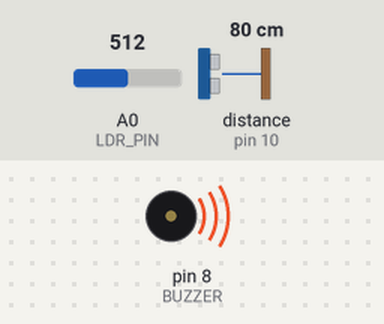
A sketch run on a simulated Arduino Uno, built with avr-gcc and run on an emulated ATmega328P. On the bench: buzzer (waves = sounding, pin HIGH). Wiring (inferred from the names in the program): ultrasonic range finder: trigger pin 9; echo pin 10. The inputs (shaded band) are chosen by the test bench; at power-on: distance to the obstacle (sensor on pin 10) 80 cm, A0 (LDR_PIN) = 512. The echo pulse lasts 58.3 µs per cm; pins used as bus, display or sensor lines are not drawn; what the sketch prints to the serial monitor is not drawn.

Above: at 1.8 s.
1.9 s: distance to the obstacle (sensor on pin 10) set to 17 cm
3.4 s: distance to the obstacle (sensor on pin 10) set to 14 cm
At 4.8 s:
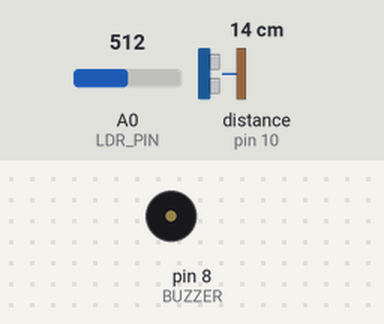
6.5 s: A0 (LDR_PIN) set to 408
8.2 s: A0 (LDR_PIN) set to 381
At 10.1 s:
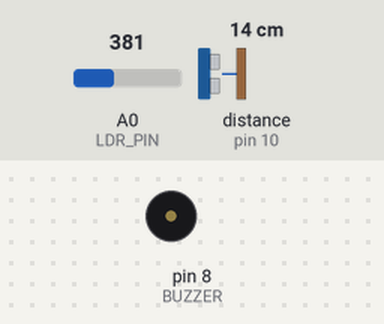
10.5 s: distance to the obstacle (sensor on pin 10) set to 18 cm
At 11.7 s:
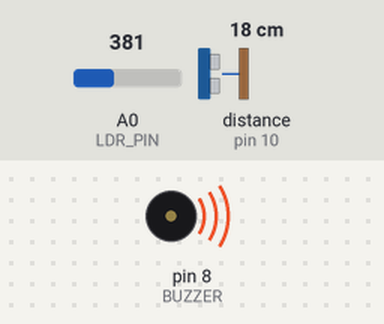
Timing chart, 0 to 13.5 s (numbered marks = the images above; inputs shaded):
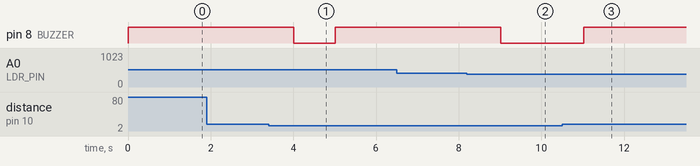

Measured:
- the behaviour switches between 16 and 15 cm on distance to the obstacle (sensor on pin 10) (found by bisection; images 0 and 1)
- after the input at 1.9 s, every drawn part: stays the same
- after the input at 3.4 s, pin 8 (BUZZER): HIGH → LOW after 0.62 s, → HIGH 1.0 s later
- after the input at 6.5 s, every drawn part: stays the same
- after the input at 8.2 s, pin 8 (BUZZER): HIGH → LOW after 0.82 s
- after the input at 10.5 s, pin 8 (BUZZER): LOW → HIGH after 0.53 s

The sketch:

iv_monitoring_system.ino
```cpp
/*
 IV Monitoring System using Ultrasonic & LDR
 Author: Your Name
 Platform: Arduino UNO
*/

#define TRIG 9
#define ECHO 10
#define LDR_PIN A0
#define BUZZER 8

float LOW_LEVEL_DISTANCE = 15.0;   // cm
int LDR_THRESHOLD = 400;

unsigned long lastDripTime = 0;
unsigned long dripTimeout = 5000;

float getDistance() {
    digitalWrite(TRIG, LOW);
    delayMicroseconds(2);
    digitalWrite(TRIG, HIGH);
    delayMicroseconds(10);
    digitalWrite(TRIG, LOW);

    long duration = pulseIn(ECHO, HIGH);
    return duration * 0.034 / 2;
}

void setup() {
    Serial.begin(9600);
    pinMode(TRIG, OUTPUT);
    pinMode(ECHO, INPUT);
    pinMode(BUZZER, OUTPUT);

    Serial.println("IV Monitoring System Started");
}

void loop() {
    float distance = getDistance();
    int ldrValue = analogRead(LDR_PIN);

    if (ldrValue < LDR_THRESHOLD) {
        lastDripTime = millis();   // drip detected
    }

    bool ivLow = (distance >= LOW_LEVEL_DISTANCE);
    bool noFlow = (millis() - lastDripTime > dripTimeout);

    if (ivLow || noFlow) {
        digitalWrite(BUZZER, HIGH);
    } else {
        digitalWrite(BUZZER, LOW);
    }

    delay(1000);
}
```
